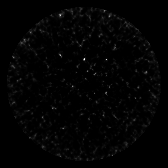
#> input picture Dataset/PET/1/PET1_1.PT.0004.0003.2022.10.06.19.30.32.125000.128218809.png, 168 x 168 px; its folder holds only this picture in this run
$ python normalize_png_dataset.py
#> lines starting #> are read from the running program, lines starting #| are printed output that depends on the picture
#> in normalize_png_in_folder, img is the input picture: PIL image 168x168 L; min 0, max 255, mean 3
import os
import cv2
import numpy as np
from pathlib import Path
from PIL import Image
import tqdm

def improve_normalize_to_uint8(slice_data: np.ndarray, p_low: float=0.5, p_high: float=99.5) -> np.ndarray:
    """
    Enhanced normalization: Removes outliers, scales to 0-255,
    and applies CLAHE for sharper anatomical detail.
    """
#> called with p_low = 0.5, p_high = 99.5
    # 1. Clean data and convert to float32
    arr = np.nan_to_num(slice_data.astype(np.float32), nan=0.0, posinf=0.0, neginf=0.0)

    # 2. Percentile-based clipping (Removes outlier bright/dark spots)
    # We only look at values > 0 to calculate percentiles (ignoring background)
    brain_voxels = arr[arr > 0]
#> brain_voxels = 11260 values, max 255 at index 3802, min 1 at index 10, mean 7.52
    if brain_voxels.size == 0:
        return np.zeros(arr.shape, dtype=np.uint8)

    lo = float(np.percentile(brain_voxels, p_low))
#> lo = 1
    hi = float(np.percentile(brain_voxels, p_high))
#> hi = 62.7

    if hi <= lo:
        return np.zeros(arr.shape, dtype=np.uint8)

    # Clip and rescale to 0-1 range
    arr = np.clip(arr, lo, hi)
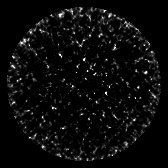
#> arr: shape (168, 168) float32; min 1, max 62.71, mean 3.5; drawn with min black and max white
    arr = (arr - lo) / (hi - lo)

    # 3. Convert to uint8 (0-255)
    arr_uint8 = (arr * 255).astype(np.uint8)

    # 4. Apply CLAHE (Contrast Limited Adaptive Histogram Equalization)
    # This is the secret sauce for improving FID scores as it highlights
    # edges and textures that the Inception network (used by FID) looks for.
    clahe = cv2.createCLAHE(clipLimit=2.0, tileGridSize=(8, 8))
    enhanced_arr = clahe.apply(arr_uint8)
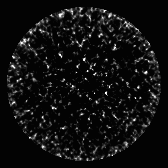
#> enhanced_arr: shape (168, 168); min 3, max 255, mean 15.9

    return enhanced_arr

def normalize_png_in_folder(root_dir: Path):
    """Iterates through a directory and applies the improved normalization."""
    png_files = list(root_dir.rglob('*.png'))
    if not png_files:
        print(f"No PNG files found in {root_dir}")
        return

    print(f"Found {len(png_files)} PNG files under {root_dir}")
    for png_path in tqdm.tqdm(png_files, desc=f"Enhancing {root_dir.name}"):
        try:
            # Open as grayscale ('L')
            img = Image.open(png_path).convert('L')
            arr = np.array(img)

            # Process
            norm_arr = improve_normalize_to_uint8(arr)

            # Save back to same path
            norm_img = Image.fromarray(norm_arr, mode='L')
            norm_img.save(png_path)

        except Exception as e:
            print(f"\nFailed to normalize {png_path}: {e}")

if __name__ == "__main__":
    # Your specific FYP directory structure
    base_dir = Path('Dataset/PET_256')
    subfolders = [
        '1',
        '2',
        '3',
        '4',
        '5',
        '6',
        '7',
        '8',
        '9',
        '10',
        '11',
        '12',
        '13',
        '14',
        '15',
        '16',
        '17',
        '18',
        '19',
        '20',
        '21',
        '22',
        '23',
        '24',
    ]

    print("--- Starting Enhanced Medical Image Normalization ---")
    for sub in subfolders:
        folder = base_dir / sub
        if folder.exists():
            print(f"\nProcessing folder: {folder}")
            normalize_png_in_folder(folder)
        else:
            print(f"\nWarning: Folder {folder} does not exist. Skipping.")

    print("\n--- Preprocessing Complete ---")
